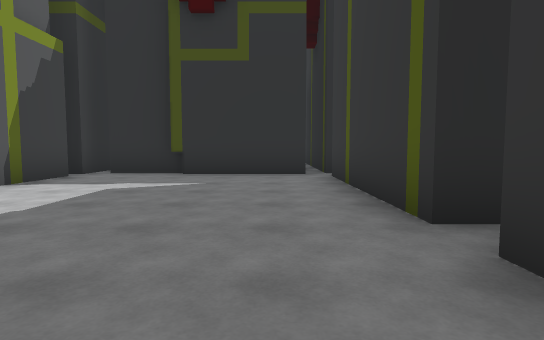
View 1 (above)

16 first-person views from a walk through a Unity game level. The camera is 1.2 m above the floor, tilts 4° down and sees 80° across. The floor is counted in squares, 2 m on a side. Each view is taken from the middle of a square. On the plan, view 1 faces up. The plan holds only what a view shows up to about 10 squares ahead; the rest is blank. The place goes on beyond the plan.

View 2
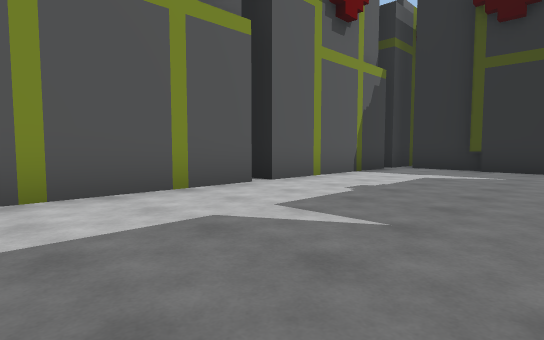

View 3
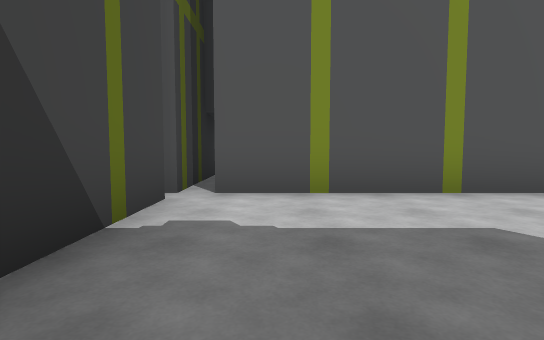

View 4
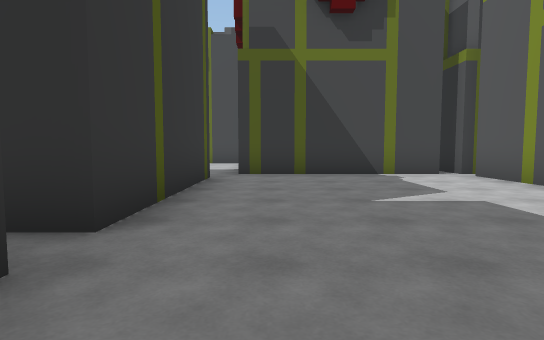

View 5
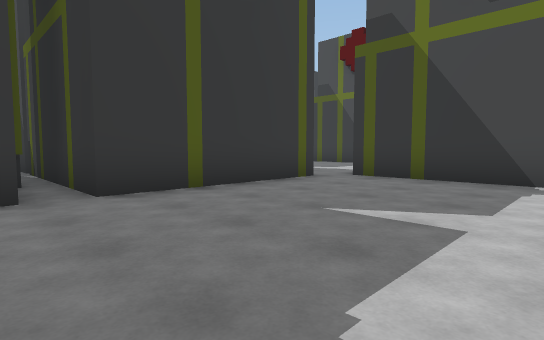

View 6
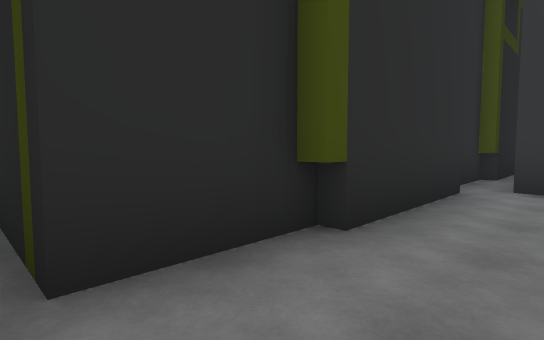

View 7
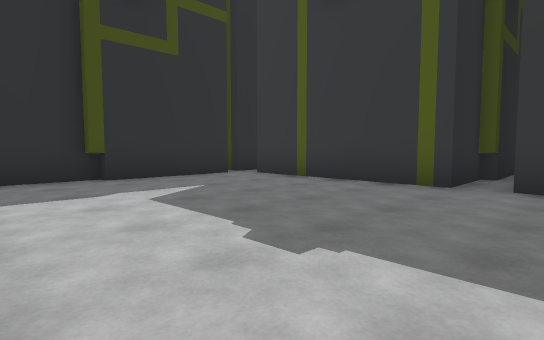

View 8
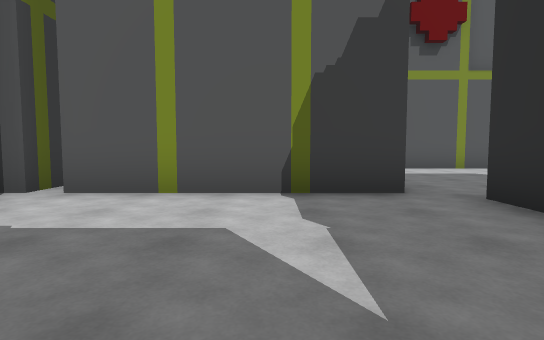

View 9
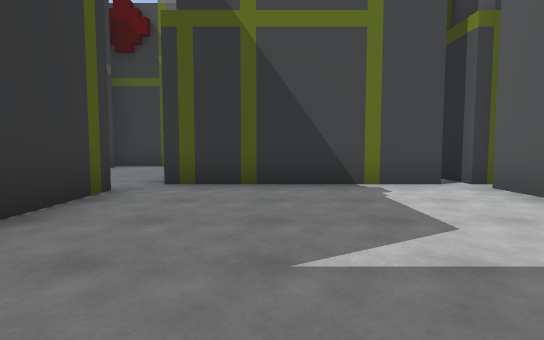

View 10
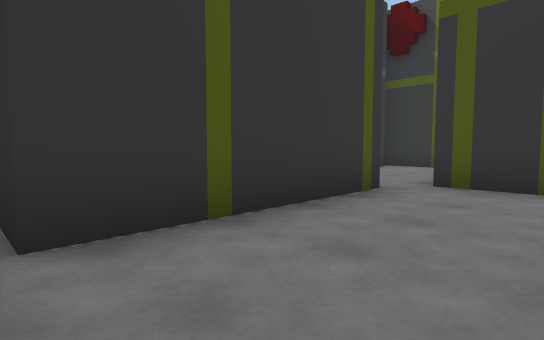

View 11
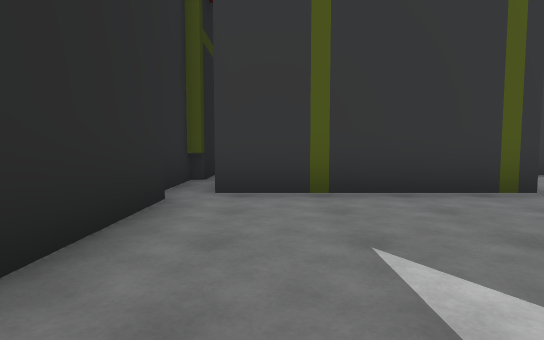

View 12
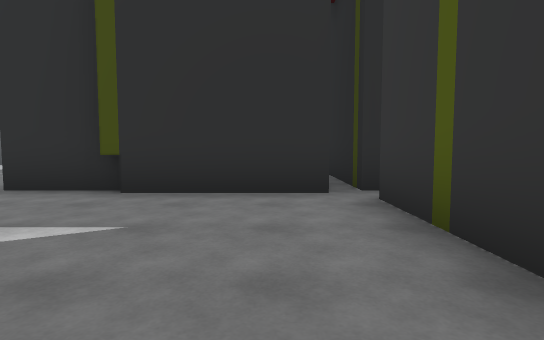

View 13
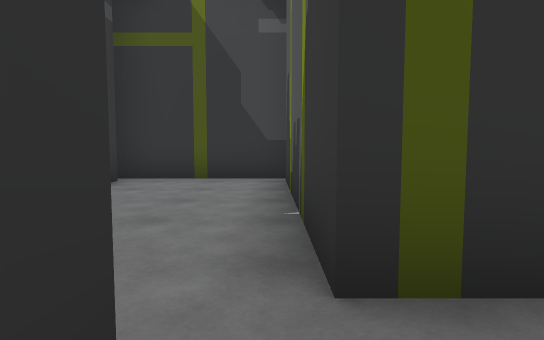

View 14
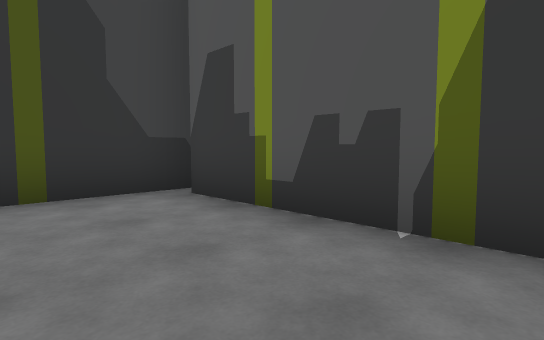

View 15
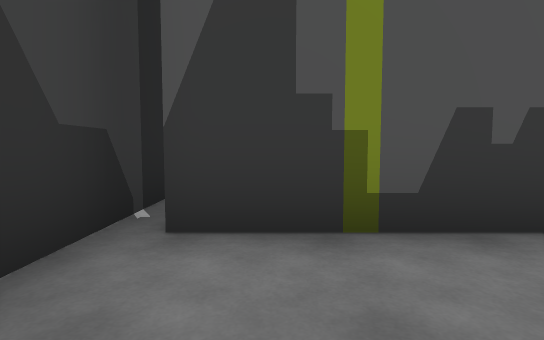

View 16
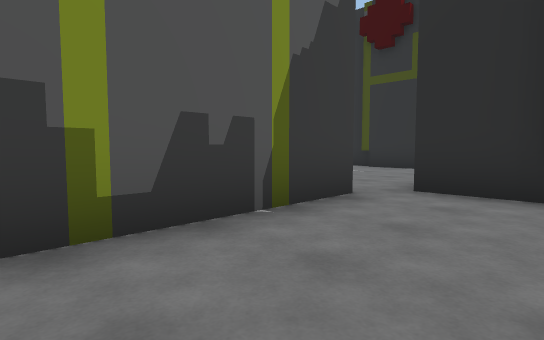

### Floor plan
Points are (right, up) in squares from view 1. A wall is a line through its corners. A room is listed if a view was taken in it or the views show most of it. See-through windows are left out.
Room 1 (views 1, 2, 3, 4, 5, 6, 7)
walls: (-4.2, 1.8) (-4.2, -2.8); (3, 2.5) (1.3, 2.5) (1.3, 6.8); (-1.9, 7.5) (-3.7, 7.5) (-3.7, 9); (0.9, 7.2) (-2.2, 7.2); (-4.2, 6.9) (-4.2, 2.2); (4.8, 2.2) (2.8, 2.2); (1.3, -2.5) (1.3, 1.7) (5.8, 1.7); (3, 7.5) (1.3, 7.5) (1.3, 10); (-4.2, 8.5) (-4.2, 7.2) (-4.6, 7.2); (-3.9, -3.2) (0.7, -3.2); (4.8, 7.2) (2.8, 7.2)
ways out: opening at (1, -3) to room 2; opening at (-5, -3); opening at (5, 2)
Room 2 (views 8, 9, 10, 11, 12, 13, 14, 15, 16)
walls: (7.6, -7.5) (6.2, -7.5) (6.2, -3.2) (7, -3.2); (1.1, -8.3) (5.7, -8.3) (5.7, -12.8); (5.9, -2.8) (2.8, -2.8); (3, -2.5) (1.3, -2.5); (8, -2.5) (6.2, -2.5) (6.2, 0); (8.5, -2.8) (7.8, -2.8); (0.7, -3.2) (0.7, -7.8); (5.4, -13.2) (8.5, -13.2)
ways out: opening at (1, -3) to room 1; opening at (0, -8); opening at (1, -9); opening at (5, -13)

Positions as (right, up) in squares from view 1, and headings:
1: (0, 0), facing up
2: (0, -2), facing up-left
3: (0, -2), facing left
4: (0, 4), facing down
5: (-3, 3), facing down-right
6: (-4, 6), facing up-right
7: (-4, 1), facing up-right
8: (5, -5), facing left
9: (4, -3), facing down
10: (4, -3), facing down-right
11: (2, -4), facing right
12: (5, -7), facing up
13: (6, -7), facing down
14: (8, -9), facing down-left
15: (8, -12), facing left
16: (8, -12), facing up-left
